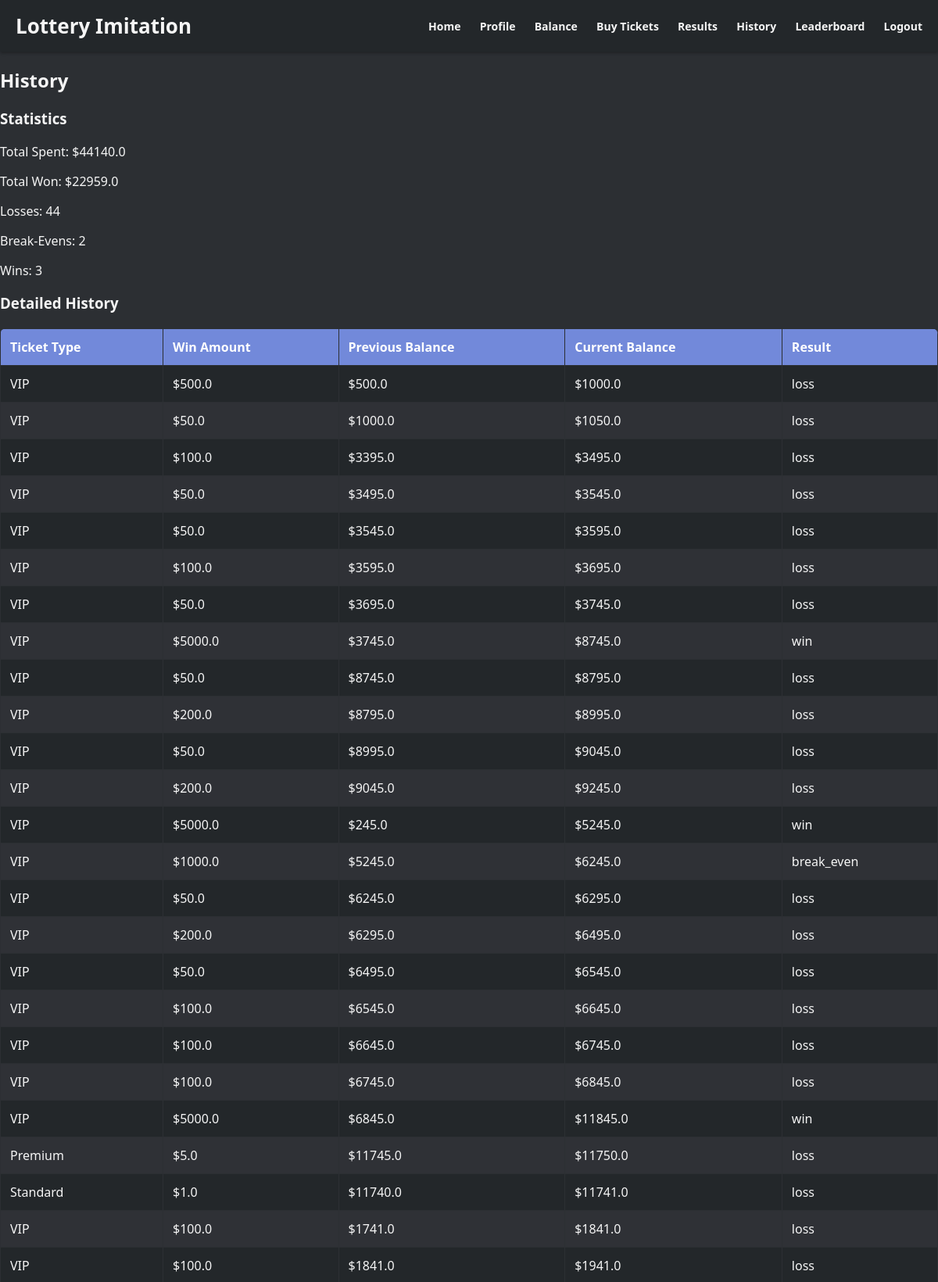
The page /history (signed in, upper part) on the database its author committed.
### app/models.py (models this page shows)
class HistoryUser(db.Model):
    __tablename__ = 'history_users'
    id = db.Column(db.Integer, primary_key=True)
    user_id = db.Column(db.Integer, db.ForeignKey('user.id'), nullable=False)
    ticket_type = db.Column(db.String(50), nullable=False)
    win_amount = db.Column(db.Float, nullable=False)
    previous_balance = db.Column(db.Float, nullable=False)
    current_balance = db.Column(db.Float, nullable=False)
    result_type = db.Column(db.String(10), nullable=False)  # "loss", "break_even", "win"
    ticket_cost = db.Column(db.Float, nullable=False)
    user = db.relationship('User', backref=db.backref('history', lazy=True))

### app/views.py (the view)
@views.route('/history')
def history():
    user_id = session.get('user_id')
    if not user_id:
        flash('Please log in to view your history.', 'warning')
        return redirect(url_for('views.login'))
    user = User.query.get(user_id)
    history_records = HistoryUser.query.filter_by(user_id=user_id).all()
    total_spent = sum(record.ticket_cost for record in history_records)
    total_won = sum(record.win_amount for record in history_records)
    losses = sum(1 for record in history_records if record.result_type == "loss")
    break_even = sum(1 for record in history_records if record.result_type == "break_even")
    wins = sum(1 for record in history_records if record.result_type == "win")
    return render_template(
        'history.html',
        user=user,
        history_records=history_records,
        total_spent=total_spent,
        total_won=total_won,
        losses=losses,
        break_even=break_even,
        wins=wins
    )

### app/templates/history.html (shortened to what this page needs)
{% extends "layout.html" %}
{% block content %}
<h2>History</h2>
<h3>Statistics</h3>
<p>Total Spent: ${{ total_spent }}</p>
<p>Total Won: ${{ total_won }}</p>
<p>Losses: {{ losses }}</p>
<p>Break-Evens: {{ break_even }}</p>
<p>Wins: {{ wins }}</p>
<h3>Detailed History</h3>
<table>
    <thead>
        <tr>
            <th>Ticket Type</th>
            <th>Win Amount</th>
            <th>Previous Balance</th>
            <th>Current Balance</th>
            <th>Result</th>
        </tr>
    </thead>
    <tbody>
        {% for record in history_records %}
        <tr>
            <td>{{ record.ticket_type }}</td>
            <td>${{ record.win_amount }}</td>
            <td>${{ record.previous_balance }}</td>
            <td>${{ record.current_balance }}</td>
            <td>{{ record.result_type }}</td>
        </tr>
        {% else %}
        <tr>
            <td colspan="5">No history available.</td>
        </tr>
        {% endfor %}
    </tbody>
</table>
{% endblock %}

### app/static/css/style.css (style rules this page uses)
body { font-family: 'Segoe UI', Tahoma, Geneva, Verdana, sans-serif; margin: 0; padding: 0; background-color: #2c2f33; color: #f5f5f5; }
table { width: 100%; border-collapse: collapse; margin-top: 20px; background-color: #23272a; border-radius: 8px; overflow: hidden; }
table th, table td { border: 1px solid #2c2f33; padding: 12px; text-align: left; color: #f5f5f5; }
table th { background-color: #7289da; color: #fff; font-weight: bold; }
table tr:nth-child(even) { background-color: #2f3136; }

### rows shown on the page
HistoryUser: ticket_type "VIP", win_amount "500.0", previous_balance "500.0", current_balance "1000.0", result_type "loss"
HistoryUser: ticket_type "VIP", win_amount "50.0", previous_balance "1000.0", current_balance "1050.0", result_type "loss"
HistoryUser: ticket_type "VIP", win_amount "100.0", previous_balance "3395.0", current_balance "3495.0", result_type "loss"
HistoryUser: ticket_type "VIP", win_amount "50.0", previous_balance "3495.0", current_balance "3545.0", result_type "loss"
HistoryUser: ticket_type "VIP", win_amount "50.0", previous_balance "3545.0", current_balance "3595.0", result_type "loss"
HistoryUser: ticket_type "VIP", win_amount "100.0", previous_balance "3595.0", current_balance "3695.0", result_type "loss"
HistoryUser: ticket_type "VIP", win_amount "50.0", previous_balance "3695.0", current_balance "3745.0", result_type "loss"
HistoryUser: ticket_type "VIP", win_amount "5000.0", previous_balance "3745.0", current_balance "8745.0", result_type "win"
HistoryUser: ticket_type "VIP", win_amount "50.0", previous_balance "8745.0", current_balance "8795.0", result_type "loss"
HistoryUser: ticket_type "VIP", win_amount "200.0", previous_balance "8795.0", current_balance "8995.0", result_type "loss"
HistoryUser: ticket_type "VIP", win_amount "50.0", previous_balance "8995.0", current_balance "9045.0", result_type "loss"
HistoryUser: ticket_type "VIP", win_amount "200.0", previous_balance "9045.0", current_balance "9245.0", result_type "loss"
HistoryUser: ticket_type "VIP", win_amount "5000.0", previous_balance "245.0", current_balance "5245.0", result_type "win"
HistoryUser: ticket_type "VIP", win_amount "1000.0", previous_balance "5245.0", current_balance "6245.0", result_type "break_even"
HistoryUser: ticket_type "VIP", win_amount "50.0", previous_balance "6245.0", current_balance "6295.0", result_type "loss"
HistoryUser: ticket_type "VIP", win_amount "200.0", previous_balance "6295.0", current_balance "6495.0", result_type "loss"
HistoryUser: ticket_type "VIP", win_amount "50.0", previous_balance "6495.0", current_balance "6545.0", result_type "loss"
HistoryUser: ticket_type "VIP", win_amount "100.0", previous_balance "6545.0", current_balance "6645.0", result_type "loss"
HistoryUser: ticket_type "VIP", win_amount "100.0", previous_balance "6645.0", current_balance "6745.0", result_type "loss"
HistoryUser: ticket_type "VIP", win_amount "100.0", previous_balance "6745.0", current_balance "6845.0", result_type "loss"
HistoryUser: ticket_type "VIP", win_amount "5000.0", previous_balance "6845.0", current_balance "11845.0", result_type "win"
HistoryUser: ticket_type "Premium", win_amount "5.0", previous_balance "11745.0", current_balance "11750.0", result_type "loss"
HistoryUser: ticket_type "Standard", win_amount "1.0", previous_balance "11740.0", current_balance "11741.0", result_type "loss"
HistoryUser: ticket_type "VIP", win_amount "100.0", previous_balance "1741.0", current_balance "1841.0", result_type "loss"
HistoryUser: ticket_type "VIP", win_amount "100.0", previous_balance "1841.0", current_balance "1941.0", result_type "loss"

### other values the page prints
{{ total_spent }} "44140.0"
{{ total_won }} "22959.0"
{{ losses }} "44"
{{ break_even }} "2"
{{ wins }} "3"
